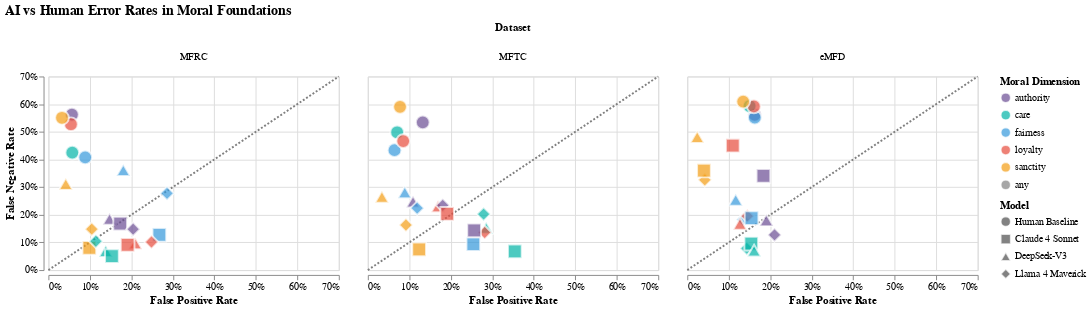

Notebook cell for this chart:
### Code cell
import altair as alt


moral_colors = {
    'authority': '#6A4C93',
    'care': '#00B4A6',
    'fairness': '#3498DB',
    'loyalty': '#E74C3C',
    'sanctity': '#F39C12',
    'any': 'gray'
}

color_scale = alt.Scale(
   domain=list(moral_colors.keys()),
   range=list(moral_colors.values())
)

mask = df['foundation'] != 'any'

# Calculate FPR and FNR
df['fpr'] = 1 - df['tnr_ai']
df['fnr'] = 1 - df['tpr_ai']
df['annotator'] = df['model_name'].map({
    'Human': 'Human Baseline',
    'claude-4-sonnet': 'Claude 4 Sonnet',
    'deepseek-v3': 'DeepSeek-V3', 
    'llama4_maverick': 'Llama 4 Maverick',
})
df['data'] = df['data'].str.split("-").str[-1]
df_mask = df[mask]

chart = alt.Chart(df_mask).mark_point(size=200, stroke='white', strokeWidth=2, filled=True).encode(
   x=alt.X('jitter_x:Q', title='False Positive Rate', axis=alt.Axis(format='.0%'), scale=alt.Scale(domain=[0.7, 0.7])),
   y=alt.Y('jitter_y:Q', title='False Negative Rate', axis=alt.Axis(format='.0%'), scale=alt.Scale(domain=[0.7, 0.7])),
   color=alt.Color('foundation:N', scale=color_scale, legend=alt.Legend(title="Moral Dimension")),
   shape=alt.Shape('annotator:N',
               scale=alt.Scale(
                   domain=['Human Baseline', 'Claude 4 Sonnet', 'DeepSeek-V3', 'Llama 4 Maverick'],
                   range=['circle', 'square', 'triangle-up', 'diamond']
               ),
               legend=alt.Legend(title="Model")),
   tooltip=['foundation', 'annotator', 'fpr:Q', 'fnr:Q']
).transform_calculate(
   jitter_x='datum.fpr + (random() - 0.5) * 0.01',
   jitter_y='datum.fnr + (random() - 0.5) * 0.01'
).properties(
   width=300, 
   height=200,
)

line = alt.Chart(df_mask).mark_line(color='gray', strokeDash=[2, 2]).encode(
    x=alt.X('value:Q', scale=alt.Scale(domain=[0, 0.7])),
    y=alt.Y('value:Q', scale=alt.Scale(domain=[0, 0.7]))
).transform_calculate(
    value='sequence(0, 0.8, 0.1)'
).transform_flatten(['value'])

chart = alt.layer(line, chart).facet(
    column=alt.Column('data:N', title="Dataset")
    # row=alt.Row('data:N', title="Dataset")  
).resolve_scale(
   color='shared',
   shape='shared'
).configure_legend(
#    orient='top',
#    columns=6,  
#    rowPadding=10,
#    titleOrient='top',
   symbolLimit=0  # removes symbol limit if you have many legend items
).properties(
    title=alt.TitleParams(
        text="AI vs Human Error Rates in Moral Foundations",
        fontSize=14
    )
)

chart

### Figure 1 — Vega-Lite specification as saved in the notebook (floating-point values rounded to 4 significant figures)
{"config": {"view": {"continuousWidth": 300, "continuousHeight": 300}, "legend": {"symbolLimit": 0}}, "data": {"name": "data-b1e4469c8d68b82ae0a058806252d1d3"}, "facet": {"column": {"field": "data", "title": "Dataset", "type": "nominal"}}, "spec": {"layer": [{"mark": {"type": "line", "color": "gray", "strokeDash": [2, 2]}, "encoding": {"x": {"field": "value", "scale": {"domain": [0, 0.7]}, "type": "quantitative"}, "y": {"field": "value", "scale": {"domain": [0, 0.7]}, "type": "quantitative"}}, "transform": [{"calculate": "sequence(0, 0.8, 0.1)", "as": "value"}, {"flatten": ["value"]}]}, {"mark": {"type": "point", "filled": true, "size": 200, "stroke": "white", "strokeWidth": 2}, "encoding": {"color": {"field": "foundation", "legend": {"title": "Moral Dimension"}, "scale": {"domain": ["authority", "care", "fairness", "loyalty", "sanctity", "any"], "range": ["#6A4C93", "#00B4A6", "#3498DB", "#E74C3C", "#F39C12", "gray"]}, "type": "nominal"}, "shape": {"field": "annotator", "legend": {"title": "Model"}, "scale": {"domain": ["Human Baseline", "Claude 4 Sonnet", "DeepSeek-V3", "Llama 4 Maverick"], "range": ["circle", "square", "triangle-up", "diamond"]}, "type": "nominal"}, "tooltip": [{"field": "foundation", "type": "nominal"}, {"field": "annotator", "type": "nominal"}, {"field": "fpr", "type": "quantitative"}, {"field": "fnr", "type": "quantitative"}], "x": {"axis": {"format": ".0%"}, "field": "jitter_x", "scale": {"domain": [0.7, 0.7]}, "title": "False Positive Rate", "type": "quantitative"}, "y": {"axis": {"format": ".0%"}, "field": "jitter_y", "scale": {"domain": [0.7, 0.7]}, "title": "False Negative Rate", "type": "quantitative"}}, "transform": [{"calculate": "datum.fpr + (random() - 0.5) * 0.01", "as": "jitter_x"}, {"calculate": "datum.fnr + (random() - 0.5) * 0.01", "as": "jitter_y"}]}], "height": 200, "width": 300}, "resolve": {"scale": {"color": "shared", "shape": "shared"}}, "title": {"text": "AI vs Human Error Rates in Moral Foundations", "fontSize": 14}, "$schema": "https://vega.github.io/schema/vega-lite/v5.20.1.json", "datasets": {"data-b1e4469c8d68b82ae0a058806252d1d3": [{"foundation": "care", "tpr_ai_rank": 83.33, "tnr_ai_rank": 4.167, "tpr_mean": 0.5038, "tnr_mean": 0.9325, "ba_mean": 0.7182, "ba_ai_rank": 70.83, "tpr_ai": 0.8481, "tnr_ai": 0.7152, "ba_ai": 0.7817, "pi_1": 0.2832, "model_name": "deepseek-v3", "data": "MFTC", "fpr": 0.2848, "fnr": 0.1519, "annotator": "DeepSeek-V3"}, {"foundation": "fairness", "tpr_ai_rank": 66.67, "tnr_ai_rank": 29.17, "tpr_mean": 0.5717, "tnr_mean": 0.9369, "ba_mean": 0.7543, "ba_ai_rank": 70.83, "tpr_ai": 0.7137, "tnr_ai": 0.913, "ba_ai": 0.8134, "pi_1": 0.2216, "model_name": "deepseek-v3", "data": "MFTC", "fpr": 0.08699, "fnr": 0.2863, "annotator": "DeepSeek-V3"}, {"foundation": "loyalty", "tpr_ai_rank": 83.33, "tnr_ai_rank": 12.5, "tpr_mean": 0.5348, "tnr_mean": 0.9148, "ba_mean": 0.7248, "ba_ai_rank": 79.17, "tpr_ai": 0.7711, "tnr_ai": 0.8327, "ba_ai": 0.8019, "pi_1": 0.1159, "model_name": "deepseek-v3", "data": "MFTC", "fpr": 0.1673, "fnr": 0.2289, "annotator": "DeepSeek-V3"}, {"foundation": "authority", "tpr_ai_rank": 75.0, "tnr_ai_rank": 29.17, "tpr_mean": 0.4688, "tnr_mean": 0.8671, "ba_mean": 0.6679, "ba_ai_rank": 87.5, "tpr_ai": 0.7537, "tnr_ai": 0.8891, "ba_ai": 0.8214, "pi_1": 0.1874, "model_name": "deepseek-v3", "data": "MFTC", "fpr": 0.1109, "fnr": 0.2463, "annotator": "DeepSeek-V3"}, {"foundation": "sanctity", "tpr_ai_rank": 83.33, "tnr_ai_rank": 41.67, "tpr_mean": 0.421, "tnr_mean": 0.9269, "ba_mean": 0.6739, "ba_ai_rank": 91.67, "tpr_ai": 0.7328, "tnr_ai": 0.9624, "ba_ai": 0.8476, "pi_1": 0.1484, "model_name": "deepseek-v3", "data": "MFTC", "fpr": 0.03757, "fnr": 0.2672, "annotator": "DeepSeek-V3"}, {"foundation": "care", "tpr_ai_rank": 83.33, "tnr_ai_rank": 4.167, "tpr_mean": 0.5076, "tnr_mean": 0.9319, "ba_mean": 0.7197, "ba_ai_rank": 62.5, "tpr_ai": 0.801, "tnr_ai": 0.7183, "ba_ai": 0.7596, "pi_1": 0.2772, "model_name": "llama4_maverick", "data": "MFTC", "fpr": 0.2817, "fnr": 0.199, "annotator": "Llama 4 Maverick"}, {"foundation": "fairness", "tpr_ai_rank": 79.17, "tnr_ai_rank": 12.5, "tpr_mean": 0.5577, "tnr_mean": 0.9396, "ba_mean": 0.7487, "ba_ai_rank": 70.83, "tpr_ai": 0.772, "tnr_ai": 0.885, "ba_ai": 0.8285, "pi_1": 0.2289, "model_name": "llama4_maverick", "data": "MFTC", "fpr": 0.115, "fnr": 0.228, "annotator": "Llama 4 Maverick"}, {"foundation": "loyalty", "tpr_ai_rank": 95.83, "tnr_ai_rank": 8.333, "tpr_mean": 0.5308, "tnr_mean": 0.9104, "ba_mean": 0.7206, "ba_ai_rank": 75.0, "tpr_ai": 0.8671, "tnr_ai": 0.7229, "ba_ai": 0.795, "pi_1": 0.119, "model_name": "llama4_maverick", "data": "MFTC", "fpr": 0.2771, "fnr": 0.1329, "annotator": "Llama 4 Maverick"}, {"foundation": "authority", "tpr_ai_rank": 75.0, "tnr_ai_rank": 29.17, "tpr_mean": 0.4633, "tnr_mean": 0.8676, "ba_mean": 0.6654, "ba_ai_rank": 79.17, "tpr_ai": 0.7611, "tnr_ai": 0.8204, "ba_ai": 0.7907, "pi_1": 0.1898, "model_name": "llama4_maverick", "data": "MFTC", "fpr": 0.1796, "fnr": 0.2389, "annotator": "Llama 4 Maverick"}, {"foundation": "sanctity", "tpr_ai_rank": 91.67, "tnr_ai_rank": 20.83, "tpr_mean": 0.4013, "tnr_mean": 0.9274, "ba_mean": 0.6644, "ba_ai_rank": 95.83, "tpr_ai": 0.8389, "tnr_ai": 0.9077, "ba_ai": 0.8733, "pi_1": 0.1853, "model_name": "llama4_maverick", "data": "MFTC", "fpr": 0.09227, "fnr": 0.1611, "annotator": "Llama 4 Maverick"}, {"foundation": "care", "tpr_ai_rank": 95.83, "tnr_ai_rank": 4.167, "tpr_mean": 0.4798, "tnr_mean": 0.9291, "ba_mean": 0.7045, "ba_ai_rank": 75.0, "tpr_ai": 0.9279, "tnr_ai": 0.642, "ba_ai": 0.7849, "pi_1": 0.3029, "model_name": "claude-4-sonnet", "data": "MFTC", "fpr": 0.358, "fnr": 0.07211, "annotator": "Claude 4 Sonnet"}, {"foundation": "fairness", "tpr_ai_rank": 95.83, "tnr_ai_rank": 4.167, "tpr_mean": 0.5641, "tnr_mean": 0.9364, "ba_mean": 0.7503, "ba_ai_rank": 70.83, "tpr_ai": 0.9067, "tnr_ai": 0.7418, "ba_ai": 0.8243, "pi_1": 0.2371, "model_name": "claude-4-sonnet", "data": "MFTC", "fpr": 0.2582, "fnr": 0.09329, "annotator": "Claude 4 Sonnet"}, {"foundation": "loyalty", "tpr_ai_rank": 83.33, "tnr_ai_rank": 12.5, "tpr_mean": 0.5267, "tnr_mean": 0.9159, "ba_mean": 0.7213, "ba_ai_rank": 79.17, "tpr_ai": 0.7986, "tnr_ai": 0.813, "ba_ai": 0.8058, "pi_1": 0.1211, "model_name": "claude-4-sonnet", "data": "MFTC", "fpr": 0.187, "fnr": 0.2014, "annotator": "Claude 4 Sonnet"}, {"foundation": "authority", "tpr_ai_rank": 87.5, "tnr_ai_rank": 25.0, "tpr_mean": 0.4763, "tnr_mean": 0.8647, "ba_mean": 0.6705, "ba_ai_rank": 83.33, "tpr_ai": 0.8528, "tnr_ai": 0.7472, "ba_ai": 0.8, "pi_1": 0.1919, "model_name": "claude-4-sonnet", "data": "MFTC", "fpr": 0.2528, "fnr": 0.1472, "annotator": "Claude 4 Sonnet"}, {"foundation": "sanctity", "tpr_ai_rank": 100.0, "tnr_ai_rank": 20.83, "tpr_mean": 0.4057, "tnr_mean": 0.9259, "ba_mean": 0.6658, "ba_ai_rank": 100.0, "tpr_ai": 0.9219, "tnr_ai": 0.8782, "ba_ai": 0.9, "pi_1": 0.185, "model_name": "claude-4-sonnet", "data": "MFTC", "fpr": 0.1218, "fnr": 0.07806, "annotator": "Claude 4 Sonnet"}, {"foundation": "care", "tpr_ai_rank": 97.1, "tnr_ai_rank": 46.26, "tpr_mean": 0.3987, "tnr_mean": 0.8474, "ba_mean": 0.623, "ba_ai_rank": 97.56, "tpr_ai": 0.9208, "tnr_ai": 0.8595, "ba_ai": 0.8901, "pi_1": 0.2611, "model_name": "llama4_maverick", "data": "eMFD", "fpr": 0.1405, "fnr": 0.07922, "annotator": "Llama 4 Maverick"}, {"foundation": "fairness", "tpr_ai_rank": 87.18, "tnr_ai_rank": 52.06, "tpr_mean": 0.4584, "tnr_mean": 0.839, "ba_mean": 0.6487, "ba_ai_rank": 88.09, "tpr_ai": 0.8185, "tnr_ai": 0.866, "ba_ai": 0.8423, "pi_1": 0.1838, "model_name": "llama4_maverick", "data": "eMFD", "fpr": 0.134, "fnr": 0.1815, "annotator": "Llama 4 Maverick"}, {"foundation": "loyalty", "tpr_ai_rank": 90.84, "tnr_ai_rank": 46.56, "tpr_mean": 0.4148, "tnr_mean": 0.8371, "ba_mean": 0.6259, "ba_ai_rank": 91.45, "tpr_ai": 0.8006, "tnr_ai": 0.852, "ba_ai": 0.8263, "pi_1": 0.1953, "model_name": "llama4_maverick", "data": "eMFD", "fpr": 0.148, "fnr": 0.1994, "annotator": "Llama 4 Maverick"}, {"foundation": "authority", "tpr_ai_rank": 94.81, "tnr_ai_rank": 28.24, "tpr_mean": 0.4312, "tnr_mean": 0.8429, "ba_mean": 0.6371, "ba_ai_rank": 92.37, "tpr_ai": 0.8743, "tnr_ai": 0.7929, "ba_ai": 0.8336, "pi_1": 0.2375, "model_name": "llama4_maverick", "data": "eMFD", "fpr": 0.2071, "fnr": 0.1257, "annotator": "Llama 4 Maverick"}, {"foundation": "sanctity", "tpr_ai_rank": 80.76, "tnr_ai_rank": 79.85, "tpr_mean": 0.3827, "tnr_mean": 0.8636, "ba_mean": 0.6231, "ba_ai_rank": 85.95, "tpr_ai": 0.6775, "tnr_ai": 0.9621, "ba_ai": 0.8198, "pi_1": 0.1025, "model_name": "llama4_maverick", "data": "eMFD", "fpr": 0.03793, "fnr": 0.3225, "annotator": "Llama 4 Maverick"}, {"foundation": "care", "tpr_ai_rank": 96.03, "tnr_ai_rank": 40.61, "tpr_mean": 0.4026, "tnr_mean": 0.8476, "ba_mean": 0.6251, "ba_ai_rank": 96.79, "tpr_ai": 0.9088, "tnr_ai": 0.8478, "ba_ai": 0.8783, "pi_1": 0.2605, "model_name": "claude-4-sonnet", "data": "eMFD", "fpr": 0.1522, "fnr": 0.09117, "annotator": "Claude 4 Sonnet"}, {"foundation": "fairness", "tpr_ai_rank": 90.08, "tnr_ai_rank": 47.02, "tpr_mean": 0.4298, "tnr_mean": 0.8369, "ba_mean": 0.6334, "ba_ai_rank": 90.99, "tpr_ai": 0.8073, "tnr_ai": 0.8496, "ba_ai": 0.8285, "pi_1": 0.1841, "model_name": "claude-4-sonnet", "data": "eMFD", "fpr": 0.1504, "fnr": 0.1927, "annotator": "Claude 4 Sonnet"}, {"foundation": "loyalty", "tpr_ai_rank": 75.11, "tnr_ai_rank": 57.1, "tpr_mean": 0.392, "tnr_mean": 0.837, "ba_mean": 0.6145, "ba_ai_rank": 78.47, "tpr_ai": 0.5511, "tnr_ai": 0.8941, "ba_ai": 0.7226, "pi_1": 0.215, "model_name": "claude-4-sonnet", "data": "eMFD", "fpr": 0.1059, "fnr": 0.4489, "annotator": "Claude 4 Sonnet"}, {"foundation": "authority", "tpr_ai_rank": 76.49, "tnr_ai_rank": 37.56, "tpr_mean": 0.4354, "tnr_mean": 0.8367, "ba_mean": 0.6361, "ba_ai_rank": 74.96, "tpr_ai": 0.6635, "tnr_ai": 0.816, "ba_ai": 0.7397, "pi_1": 0.2125, "model_name": "claude-4-sonnet", "data": "eMFD", "fpr": 0.184, "fnr": 0.3365, "annotator": "Claude 4 Sonnet"}, {"foundation": "sanctity", "tpr_ai_rank": 77.56, "tnr_ai_rank": 76.03, "tpr_mean": 0.3962, "tnr_mean": 0.8665, "ba_mean": 0.6313, "ba_ai_rank": 83.51, "tpr_ai": 0.6385, "tnr_ai": 0.959, "ba_ai": 0.7987, "pi_1": 0.1045, "model_name": "claude-4-sonnet", "data": "eMFD", "fpr": 0.04102, "fnr": 0.3615, "annotator": "Claude 4 Sonnet"}, {"foundation": "care", "tpr_ai_rank": 97.1, "tnr_ai_rank": 38.32, "tpr_mean": 0.4042, "tnr_mean": 0.8477, "ba_mean": 0.626, "ba_ai_rank": 97.56, "tpr_ai": 0.9248, "tnr_ai": 0.8397, "ba_ai": 0.8823, "pi_1": 0.2672, "model_name": "deepseek-v3", "data": "eMFD", "fpr": 0.1603, "fnr": 0.07519, "annotator": "DeepSeek-V3"}, {"foundation": "fairness", "tpr_ai_rank": 79.54, "tnr_ai_rank": 58.93, "tpr_mean": 0.4651, "tnr_mean": 0.8373, "ba_mean": 0.6512, "ba_ai_rank": 85.19, "tpr_ai": 0.7504, "tnr_ai": 0.8845, "ba_ai": 0.8175, "pi_1": 0.1723, "model_name": "deepseek-v3", "data": "eMFD", "fpr": 0.1155, "fnr": 0.2496, "annotator": "DeepSeek-V3"}, {"foundation": "loyalty", "tpr_ai_rank": 92.52, "tnr_ai_rank": 54.66, "tpr_mean": 0.4109, "tnr_mean": 0.8341, "ba_mean": 0.6225, "ba_ai_rank": 93.28, "tpr_ai": 0.8319, "tnr_ai": 0.8703, "ba_ai": 0.8511, "pi_1": 0.1875, "model_name": "deepseek-v3", "data": "eMFD", "fpr": 0.1297, "fnr": 0.1681, "annotator": "DeepSeek-V3"}, {"foundation": "authority", "tpr_ai_rank": 90.84, "tnr_ai_rank": 32.52, "tpr_mean": 0.4383, "tnr_mean": 0.8411, "ba_mean": 0.6397, "ba_ai_rank": 89.16, "tpr_ai": 0.8178, "tnr_ai": 0.81, "ba_ai": 0.8139, "pi_1": 0.2269, "model_name": "deepseek-v3", "data": "eMFD", "fpr": 0.19, "fnr": 0.1822, "annotator": "DeepSeek-V3"}, {"foundation": "sanctity", "tpr_ai_rank": 69.47, "tnr_ai_rank": 84.27, "tpr_mean": 0.3855, "tnr_mean": 0.8639, "ba_mean": 0.6247, "ba_ai_rank": 76.95, "tpr_ai": 0.5224, "tnr_ai": 0.9759, "ba_ai": 0.7491, "pi_1": 0.1008, "model_name": "deepseek-v3", "data": "eMFD", "fpr": 0.02412, "fnr": 0.4776, "annotator": "DeepSeek-V3"}, {"foundation": "care", "tpr_ai_rank": 100.0, "tnr_ai_rank": 14.29, "tpr_mean": 0.5827, "tnr_mean": 0.9456, "ba_mean": 0.7641, "ba_ai_rank": 100.0, "tpr_ai": 0.9271, "tnr_ai": 0.8629, "ba_ai": 0.895, "pi_1": 0.181, "model_name": "deepseek-v3", "data": "MFRC", "fpr": 0.1371, "fnr": 0.07285, "annotator": "DeepSeek-V3"}, {"foundation": "fairness", "tpr_ai_rank": 71.43, "tnr_ai_rank": 28.57, "tpr_mean": 0.5869, "tnr_mean": 0.9138, "ba_mean": 0.7504, "ba_ai_rank": 42.86, "tpr_ai": 0.6358, "tnr_ai": 0.8204, "ba_ai": 0.7281, "pi_1": 0.154, "model_name": "deepseek-v3", "data": "MFRC", "fpr": 0.1796, "fnr": 0.3642, "annotator": "DeepSeek-V3"}, {"foundation": "loyalty", "tpr_ai_rank": 100.0, "tnr_ai_rank": 14.29, "tpr_mean": 0.4829, "tnr_mean": 0.9455, "ba_mean": 0.7142, "ba_ai_rank": 85.71, "tpr_ai": 0.9038, "tnr_ai": 0.7856, "ba_ai": 0.8447, "pi_1": 0.09072, "model_name": "deepseek-v3", "data": "MFRC", "fpr": 0.2144, "fnr": 0.09624, "annotator": "DeepSeek-V3"}, {"foundation": "authority", "tpr_ai_rank": 100.0, "tnr_ai_rank": 14.29, "tpr_mean": 0.4418, "tnr_mean": 0.9523, "ba_mean": 0.6971, "ba_ai_rank": 85.71, "tpr_ai": 0.8128, "tnr_ai": 0.8564, "ba_ai": 0.8346, "pi_1": 0.1653, "model_name": "deepseek-v3", "data": "MFRC", "fpr": 0.1436, "fnr": 0.1872, "annotator": "DeepSeek-V3"}, {"foundation": "sanctity", "tpr_ai_rank": 100.0, "tnr_ai_rank": 42.86, "tpr_mean": 0.4523, "tnr_mean": 0.9674, "ba_mean": 0.7098, "ba_ai_rank": 100.0, "tpr_ai": 0.6873, "tnr_ai": 0.9553, "ba_ai": 0.8213, "pi_1": 0.04295, "model_name": "deepseek-v3", "data": "MFRC", "fpr": 0.04465, "fnr": 0.3127, "annotator": "DeepSeek-V3"}, {"foundation": "care", "tpr_ai_rank": 100.0, "tnr_ai_rank": 14.29, "tpr_mean": 0.5629, "tnr_mean": 0.9476, "ba_mean": 0.7552, "ba_ai_rank": 100.0, "tpr_ai": 0.9471, "tnr_ai": 0.8477, "ba_ai": 0.8974, "pi_1": 0.2012, "model_name": "claude-4-sonnet", "data": "MFRC", "fpr": 0.1523, "fnr": 0.05286, "annotator": "Claude 4 Sonnet"}, {"foundation": "fairness", "tpr_ai_rank": 100.0, "tnr_ai_rank": 14.29, "tpr_mean": 0.598, "tnr_mean": 0.9054, "ba_mean": 0.7517, "ba_ai_rank": 85.71, "tpr_ai": 0.8774, "tnr_ai": 0.7284, "ba_ai": 0.8029, "pi_1": 0.1725, "model_name": "claude-4-sonnet", "data": "MFRC", "fpr": 0.2716, "fnr": 0.1226, "annotator": "Claude 4 Sonnet"}, {"foundation": "loyalty", "tpr_ai_rank": 100.0, "tnr_ai_rank": 14.29, "tpr_mean": 0.4753, "tnr_mean": 0.9505, "ba_mean": 0.7129, "ba_ai_rank": 85.71, "tpr_ai": 0.9128, "tnr_ai": 0.8048, "ba_ai": 0.8588, "pi_1": 0.09632, "model_name": "claude-4-sonnet", "data": "MFRC", "fpr": 0.1952, "fnr": 0.08723, "annotator": "Claude 4 Sonnet"}, {"foundation": "authority", "tpr_ai_rank": 100.0, "tnr_ai_rank": 14.29, "tpr_mean": 0.4221, "tnr_mean": 0.9475, "ba_mean": 0.6848, "ba_ai_rank": 100.0, "tpr_ai": 0.8348, "tnr_ai": 0.8278, "ba_ai": 0.8313, "pi_1": 0.1652, "model_name": "claude-4-sonnet", "data": "MFRC", "fpr": 0.1722, "fnr": 0.1652, "annotator": "Claude 4 Sonnet"}, {"foundation": "sanctity", "tpr_ai_rank": 100.0, "tnr_ai_rank": 14.29, "tpr_mean": 0.445, "tnr_mean": 0.9618, "ba_mean": 0.7034, "ba_ai_rank": 100.0, "tpr_ai": 0.9198, "tnr_ai": 0.9053, "ba_ai": 0.9126, "pi_1": 0.05639, "model_name": "claude-4-sonnet", "data": "MFRC", "fpr": 0.09466, "fnr": 0.08019, "annotator": "Claude 4 Sonnet"}, {"foundation": "care", "tpr_ai_rank": 100.0, "tnr_ai_rank": 28.57, "tpr_mean": 0.5823, "tnr_mean": 0.9477, "ba_mean": 0.765, "ba_ai_rank": 100.0, "tpr_ai": 0.8924, "tnr_ai": 0.8858, "ba_ai": 0.8891, "pi_1": 0.1778, "model_name": "llama4_maverick", "data": "MFRC", "fpr": 0.1142, "fnr": 0.1076, "annotator": "Llama 4 Maverick"}, {"foundation": "fairness", "tpr_ai_rank": 71.43, "tnr_ai_rank": 14.29, "tpr_mean": 0.5893, "tnr_mean": 0.9003, "ba_mean": 0.7448, "ba_ai_rank": 42.86, "tpr_ai": 0.7189, "tnr_ai": 0.7124, "ba_ai": 0.7156, "pi_1": 0.1636, "model_name": "llama4_maverick", "data": "MFRC", "fpr": 0.2876, "fnr": 0.2811, "annotator": "Llama 4 Maverick"}, {"foundation": "loyalty", "tpr_ai_rank": 100.0, "tnr_ai_rank": 14.29, "tpr_mean": 0.4695, "tnr_mean": 0.9424, "ba_mean": 0.7059, "ba_ai_rank": 85.71, "tpr_ai": 0.9027, "tnr_ai": 0.7516, "ba_ai": 0.8271, "pi_1": 0.09922, "model_name": "llama4_maverick", "data": "MFRC", "fpr": 0.2484, "fnr": 0.09731, "annotator": "Llama 4 Maverick"}, {"foundation": "authority", "tpr_ai_rank": 100.0, "tnr_ai_rank": 14.29, "tpr_mean": 0.4412, "tnr_mean": 0.942, "ba_mean": 0.6916, "ba_ai_rank": 100.0, "tpr_ai": 0.854, "tnr_ai": 0.8, "ba_ai": 0.827, "pi_1": 0.1561, "model_name": "llama4_maverick", "data": "MFRC", "fpr": 0.2, "fnr": 0.146, "annotator": "Llama 4 Maverick"}, {"foundation": "sanctity", "tpr_ai_rank": 100.0, "tnr_ai_rank": 14.29, "tpr_mean": 0.4405, "tnr_mean": 0.9599, "ba_mean": 0.7002, "ba_ai_rank": 100.0, "tpr_ai": 0.848, "tnr_ai": 0.8951, "ba_ai": 0.8715, "pi_1": 0.05148, "model_name": "llama4_maverick", "data": "MFRC", "fpr": 0.1049, "fnr": 0.152, "annotator": "Llama 4 Maverick"}, {"foundation": "authority", "tpr_ai_rank": null, "tnr_ai_rank": null, "tpr_mean": null, "tnr_mean": null, "ba_mean": null, "ba_ai_rank": null, "tpr_ai": 0.435, "tnr_ai": 0.9473, "ba_ai": null, "pi_1": null, "model_name": "Human", "data": "MFRC", "fpr": 0.05272, "fnr": 0.565, "annotator": "Human Baseline"}, {"foundation": "care", "tpr_ai_rank": null, "tnr_ai_rank": null, "tpr_mean": null, "tnr_mean": null, "ba_mean": null, "ba_ai_rank": null, "tpr_ai": 0.576, "tnr_ai": 0.947, "ba_ai": null, "pi_1": null, "model_name": "Human", "data": "MFRC", "fpr": 0.05305, "fnr": 0.424, "annotator": "Human Baseline"}, {"foundation": "fairness", "tpr_ai_rank": null, "tnr_ai_rank": null, "tpr_mean": null, "tnr_mean": null, "ba_mean": null, "ba_ai_rank": null, "tpr_ai": 0.5914, "tnr_ai": 0.9065, "ba_ai": null, "pi_1": null, "model_name": "Human", "data": "MFRC", "fpr": 0.09351, "fnr": 0.4086, "annotator": "Human Baseline"}, {"foundation": "loyalty", "tpr_ai_rank": null, "tnr_ai_rank": null, "tpr_mean": null, "tnr_mean": null, "ba_mean": null, "ba_ai_rank": null, "tpr_ai": 0.4759, "tnr_ai": 0.9461, "ba_ai": null, "pi_1": null, "model_name": "Human", "data": "MFRC", "fpr": 0.05387, "fnr": 0.5241, "annotator": "Human Baseline"}, {"foundation": "sanctity", "tpr_ai_rank": null, "tnr_ai_rank": null, "tpr_mean": null, "tnr_mean": null, "ba_mean": null, "ba_ai_rank": null, "tpr_ai": 0.4459, "tnr_ai": 0.963, "ba_ai": null, "pi_1": null, "model_name": "Human", "data": "MFRC", "fpr": 0.03698, "fnr": 0.5541, "annotator": "Human Baseline"}, {"foundation": "authority", "tpr_ai_rank": null, "tnr_ai_rank": null, "tpr_mean": null, "tnr_mean": null, "ba_mean": null, "ba_ai_rank": null, "tpr_ai": 0.4694, "tnr_ai": 0.8665, "ba_ai": null, "pi_1": null, "model_name": "Human", "data": "MFTC", "fpr": 0.1335, "fnr": 0.5306, "annotator": "Human Baseline"}, {"foundation": "care", "tpr_ai_rank": null, "tnr_ai_rank": null, "tpr_mean": null, "tnr_mean": null, "ba_mean": null, "ba_ai_rank": null, "tpr_ai": 0.4971, "tnr_ai": 0.9312, "ba_ai": null, "pi_1": null, "model_name": "Human", "data": "MFTC", "fpr": 0.06882, "fnr": 0.5029, "annotator": "Human Baseline"}, {"foundation": "fairness", "tpr_ai_rank": null, "tnr_ai_rank": null, "tpr_mean": null, "tnr_mean": null, "ba_mean": null, "ba_ai_rank": null, "tpr_ai": 0.5645, "tnr_ai": 0.9377, "ba_ai": null, "pi_1": null, "model_name": "Human", "data": "MFTC", "fpr": 0.06235, "fnr": 0.4355, "annotator": "Human Baseline"}, {"foundation": "loyalty", "tpr_ai_rank": null, "tnr_ai_rank": null, "tpr_mean": null, "tnr_mean": null, "ba_mean": null, "ba_ai_rank": null, "tpr_ai": 0.5308, "tnr_ai": 0.9137, "ba_ai": null, "pi_1": null, "model_name": "Human", "data": "MFTC", "fpr": 0.0863, "fnr": 0.4692, "annotator": "Human Baseline"}, {"foundation": "sanctity", "tpr_ai_rank": null, "tnr_ai_rank": null, "tpr_mean": null, "tnr_mean": null, "ba_mean": null, "ba_ai_rank": null, "tpr_ai": 0.4093, "tnr_ai": 0.9267, "ba_ai": null, "pi_1": null, "model_name": "Human", "data": "MFTC", "fpr": 0.07326, "fnr": 0.5907, "annotator": "Human Baseline"}, {"foundation": "authority", "tpr_ai_rank": null, "tnr_ai_rank": null, "tpr_mean": null, "tnr_mean": null, "ba_mean": null, "ba_ai_rank": null, "tpr_ai": 0.435, "tnr_ai": 0.8402, "ba_ai": null, "pi_1": null, "model_name": "Human", "data": "eMFD", "fpr": 0.1598, "fnr": 0.565, "annotator": "Human Baseline"}, {"foundation": "care", "tpr_ai_rank": null, "tnr_ai_rank": null, "tpr_mean": null, "tnr_mean": null, "ba_mean": null, "ba_ai_rank": null, "tpr_ai": 0.4018, "tnr_ai": 0.8476, "ba_ai": null, "pi_1": null, "model_name": "Human", "data": "eMFD", "fpr": 0.1524, "fnr": 0.5982, "annotator": "Human Baseline"}, {"foundation": "fairness", "tpr_ai_rank": null, "tnr_ai_rank": null, "tpr_mean": null, "tnr_mean": null, "ba_mean": null, "ba_ai_rank": null, "tpr_ai": 0.4511, "tnr_ai": 0.8377, "ba_ai": null, "pi_1": null, "model_name": "Human", "data": "eMFD", "fpr": 0.1623, "fnr": 0.5489, "annotator": "Human Baseline"}, {"foundation": "loyalty", "tpr_ai_rank": null, "tnr_ai_rank": null, "tpr_mean": null, "tnr_mean": null, "ba_mean": null, "ba_ai_rank": null, "tpr_ai": 0.4059, "tnr_ai": 0.8361, "ba_ai": null, "pi_1": null, "model_name": "Human", "data": "eMFD", "fpr": 0.1639, "fnr": 0.5941, "annotator": "Human Baseline"}, {"foundation": "sanctity", "tpr_ai_rank": null, "tnr_ai_rank": null, "tpr_mean": null, "tnr_mean": null, "ba_mean": null, "ba_ai_rank": null, "tpr_ai": 0.3881, "tnr_ai": 0.8647, "ba_ai": null, "pi_1": null, "model_name": "Human", "data": "eMFD", "fpr": 0.1353, "fnr": 0.6119, "annotator": "Human Baseline"}]}}
